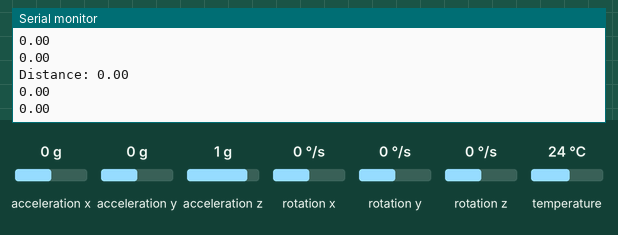
This sketch was run on a simulated ESP8266 (NodeMCU). Shown: the last lines printed to the serial monitor. The test bench sets the inputs (shaded band); at power-on: rotation x 0 °/s, rotation y 0 °/s, rotation z 0 °/s, acceleration x 0 g, acceleration y 0 g, acceleration z 1 g, temperature 24 °C. WiFi joins after 1.5 s; servers stay silent unless stated; no MQTT or app messages arrive unless stated.

Above: at 2.8 s.
2.9 s: rotation x set to -192 °/s
At 3.09 s:
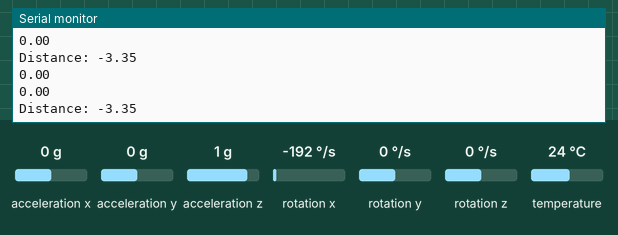
4.4 s: rotation y set to -192 °/s
At 4.42 s:
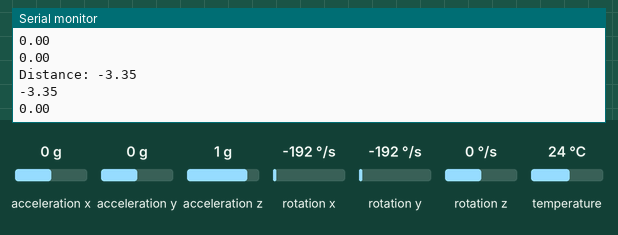
5.9 s: rotation z set to -100 °/s
At 5.94 s:
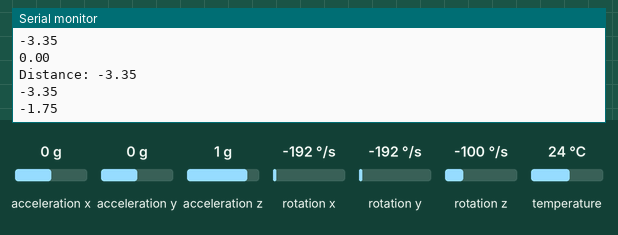
Timing chart, 0 to 8.9 s (numbered marks = the images above; inputs shaded):
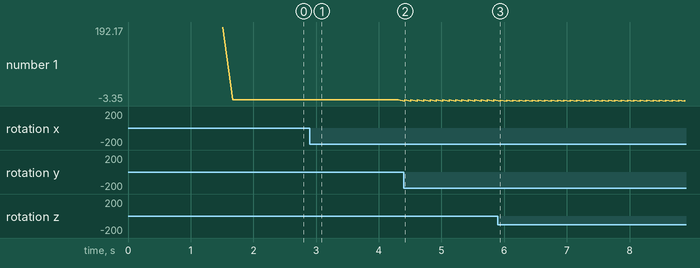

The sketch:

gyrox_mqtt.ino
```cpp
#include <ESP8266WiFi.h>
#include <Adafruit_MPU6050.h>
#include <Adafruit_Sensor.h>
#include <Adafruit_MPU6050.h>
#include <Adafruit_Sensor.h>
#include <Wire.h>
#include <PubSubClient.h>


Adafruit_MPU6050 mpu;

// Update these with values suitable for your network.
const char* ssid = "Jolia House"; //Replace with your SSID
const char* password = "123456789"; //Replace with your WIFI password
const char* mqtt_server = "192.168.0.26"; //Replace with the I.P of the computer
const char* mqtt_username = "MQTT username"; //Replace with the username you used in the setup of MQTT on your computer
const char* mqtt_password = "MQTT password";//Replace with the MQTT password you used when you set up MQTT on your computer
const char* clientID = "espClient";
WiFiClient wifiClient;
PubSubClient client(mqtt_server, 1883, wifiClient);
long lastMsg = 100;
// defines variables
long duration;
int distance;


void setup_wifi() {
  delay(10);
  // We start by connecting to a WiFi network
  Serial.println();
  Serial.print("Connecting to ");
  Serial.println(ssid);
  WiFi.begin(ssid, password);

  while (WiFi.status() != WL_CONNECTED)
  {
    delay(500);
    Serial.print(".");
  }
  Serial.println("");
  Serial.println("WiFi connected");
  Serial.println("IP address: ");
  Serial.println(WiFi.localIP());

  // Connect to MQTT Broker
  // client.connect returns a boolean value to let us know if the connection was successful.
  // If the connection is failing, make sure you are using the correct MQTT Username and Password (Setup Earlier in the Instructable)
  if (client.connect(clientID)) {
    Serial.println("Connected to MQTT Broker!");
  }
  else {
    Serial.println("Connection to MQTT Broker failed...");
  }
}

void reconnect() {
  // Loop until we're reconnected
  while (!client.connected()) {
    Serial.print("Attempting MQTT connection...");
    // Attempt to connect
    if (client.connect("arduinoClient_distance_sensor")) {
      Serial.println("connected");
    } else {
      Serial.print("failed, rc=");
      Serial.print(client.state());
      Serial.println(" try again in 5 seconds");
      // Wait 5 seconds before retrying
      delay(5000);
    }
  }
}

void setup()
{
  Serial.begin(115200);
  setup_wifi();
  client.setServer(mqtt_server, 1883);
  // Try to initialize!
  if (!mpu.begin()) {
    Serial.println("Failed to find MPU6050 chip");
    while (1) {
      delay(10);
    }
  }

  mpu.setAccelerometerRange(MPU6050_RANGE_16_G);
  mpu.setGyroRange(MPU6050_RANGE_250_DEG);
  mpu.setFilterBandwidth(MPU6050_BAND_21_HZ);
  Serial.println("");
  delay(100);
}

void loop()
{
  if (!client.connected()) {
    reconnect();
  }
  client.loop();
    sensors_event_t a, g, temp;
  mpu.getEvent(&a, &g, &temp);
  long now = millis();
  if (now - lastMsg > 100) {
    lastMsg = now;
     //String(g.gyro.x).c_str()
    client.publish("gyroX", String(g.gyro.x).c_str());
    client.publish("gyroY", String(g.gyro.y).c_str());
    client.publish("gyroZ", String(g.gyro.z).c_str());
    Serial.print("Distance: ");
    Serial.println(g.gyro.x);
    Serial.println(g.gyro.y);
    Serial.println(g.gyro.z);

  }
}
```

Measured:
- after the input at 2.9 s, the serial monitor: prints a new line after 0.09 s (image 1)
- after the input at 4.4 s, the serial monitor: prints a new line at once (image 2)
- after the input at 5.9 s, the serial monitor: prints a new line at once (image 3)
- plotted number 1: 0 → -1.75 after the input at 5.9 s
